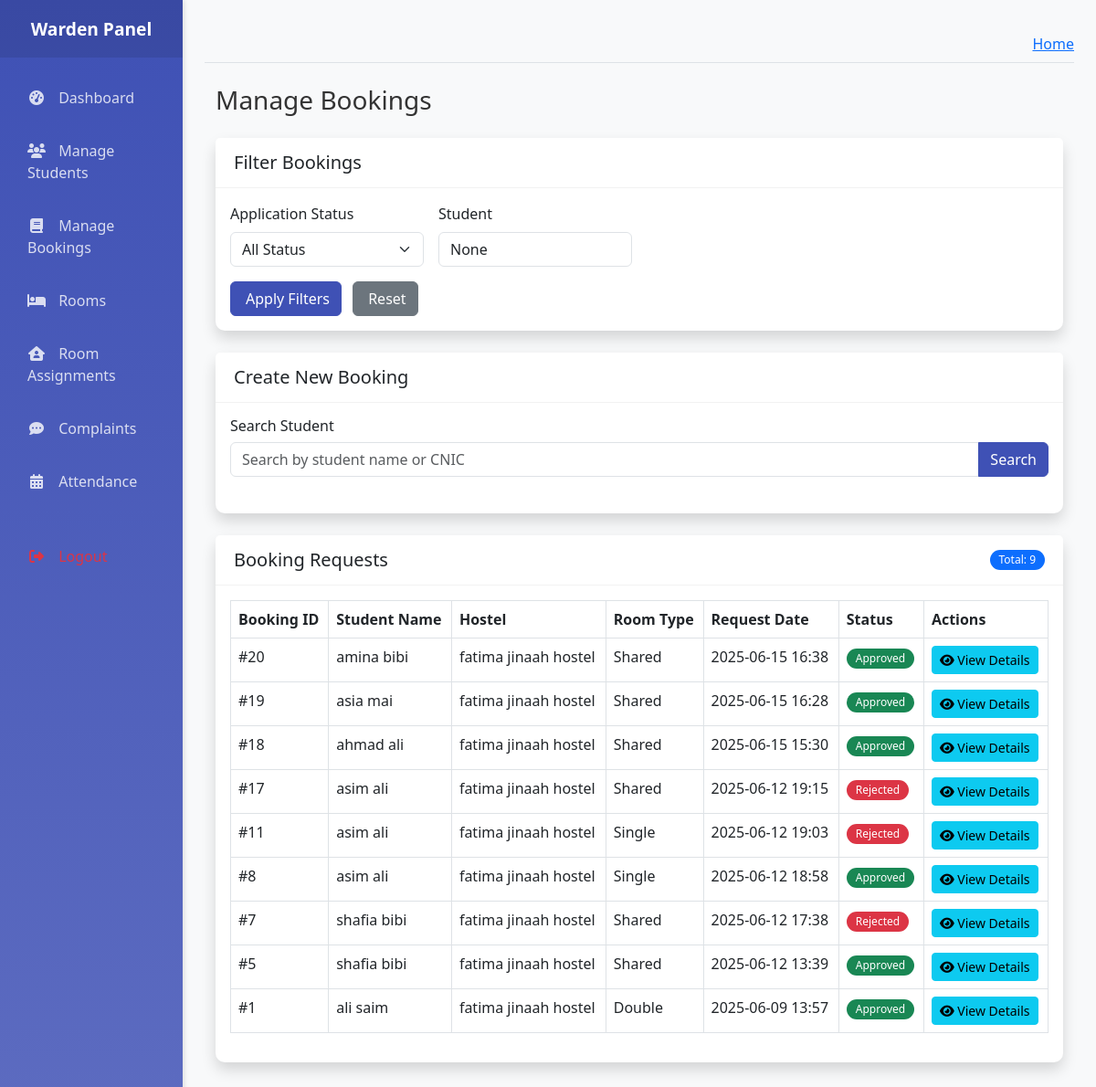
Page /warden/bookings/ (signed in) on the committed database.
### coustom_admin/models.py (models this page shows, shortened)
class BookingRequest(models.Model):
    STATUS_CHOICES = [
        ('Pending', 'Pending'),
        ('Approved', 'Approved'),
        ('Rejected', 'Rejected'),
        ('Cancelled', 'Cancelled'),
        ('Completed', 'Completed')
    ]
    student = models.ForeignKey(User, on_delete=models.CASCADE, related_name='bookings')
    hostel = models.ForeignKey('Hostels', on_delete=models.CASCADE, related_name='bookings')
    room_type = models.CharField(max_length=20, choices=[
        ('Single', 'Single'),
        ('Double', 'Double'),
        ('Shared', 'Shared')
    ])
    status = models.CharField(max_length=20, choices=STATUS_CHOICES, default='Pending')
    check_in_date = models.DateField()
    check_out_date = models.DateField(null=True, blank=True)
    request_date = models.DateTimeField(auto_now_add=True, help_text='When the booking was requested')
    class Meta:
        constraints = [
            models.UniqueConstraint(
                fields=['student'],
                condition=Q(status='Pending') | Q(status='Approved'),
                name='unique_active_booking_per_student'
            )
        ]
    updated_at = models.DateTimeField(auto_now=True)
    admin_notes = models.TextField(blank=True, null=True)
    class Meta:
        ordering = ['-request_date']

class Hostels(models.Model):
    name = models.CharField(max_length=100)
    address = models.TextField(max_length=250)
    gender = models.CharField(default="Male", choices=[('Male', 'Male'), ('Female', 'Female')])
    contact_number = models.CharField(max_length=11)
    total_floors = models.IntegerField()
    description = models.TextField(blank=True, null=True)
    created_at = models.DateTimeField(auto_now_add=True)
    def __str__(self):
        return self.name

### warden/views.py (the view)
# urls.py: path('bookings/', views.manage_booking, name='manage_booking'),
@login_required
def manage_booking(request):
    def is_student(user):
        return hasattr(user, 'student')
    if is_student(request.user):
        bookings = BookingRequest.objects.filter(student=request.user.student.user).select_related('student')
    else:
        bookings = BookingRequest.objects.all().select_related('student')
        if hasattr(request.user, 'warden_profile'):
            warden_profile = request.user.warden_profile
            assigned_hostel = HostelWardens.objects.filter(warden=warden_profile).first()
            if assigned_hostel:
                bookings = bookings.filter(hostel=assigned_hostel.hostel)
    status_filter = request.GET.get('status')
    if status_filter:
        bookings = bookings.filter(status=status_filter)
    search_query = request.GET.get('search')
    if search_query:
        bookings = bookings.filter(
            Q(student__first_name__icontains=search_query) |
            Q(student__last_name__icontains=search_query) |
            Q(student__email__icontains=search_query)
        )
    status_counts = bookings.values('status').annotate(count=Count('status'))
    hostels_data_queryset = Hostels.objects.prefetch_related(
        Prefetch('roomtyperate_set',
                queryset=RoomTypeRate.objects.all().only('room_type', 'per_head_rent'),
                to_attr='room_types')
    ).all()
    hostels_data = []
    for hostel in hostels_data_queryset:
        hostel_data = {
            'id': hostel.id,
            'name': hostel.name,
            'room_types': [
                {
                    'room_type': rt.room_type,
                    'per_head_rent': float(rt.per_head_rent) if rt.per_head_rent else 0.0
                } for rt in hostel.room_types
            ]
        }
        hostels_data.append(hostel_data)
    hostels_json = mark_safe(json.dumps(hostels_data, ensure_ascii=False))
    context = {
        'bookings': bookings.order_by('-request_date'),
        'status_counts': {item['status']: item['count'] for item in status_counts},
        'total_bookings': bookings.count(),
        'hostels': hostels_data_queryset,  # Pass the QuerySet for template iteration
        'hostels_json': hostels_json,  # Pass the JSON string for JavaScript
        'today': date.today(),    # For setting min date on date picker
        'status_filter': status_filter,
        'search_query': search_query,
    }
    return render(request, 'warden/warden_managebookings.html', context)

### warden/templates/warden/warden_managebookings.html (shortened to what this page needs)
{% extends 'warden/warden_base.html' %}
{% load static %}
{% block content %}
<div class="container-fluid mt-4">
    <h1 class="h3 mb-4 text-gray-800">Manage Bookings</h1>
    <div class="card shadow mb-4">
        <div class="card-header">
            <h5 class="card-title mb-0">Filter Bookings</h5>
        </div>
        <div class="card-body">
            <form method="GET" class="row g-3" id="filterForm">
                <div class="col-md-3 col-sm-6">
                    <label for="status" class="form-label">Application Status</label>
                    <select class="form-select" id="status" name="status">
                        <option value="">All Status</option>
                    </select>
                </div>
                <div class="col-md-3 col-sm-12">
                    <label for="search" class="form-label">Student</label>
                    <input type="text" class="form-control" id="search" name="search"
                           placeholder="Search by student name" value="{{ search_query }}">
                </div>
                <div class="col-12">
                    <button type="submit" class="btn btn-primary me-2" id="filterButton">
                         Apply Filters
                    </button>
                    <a href="{% url 'manage_booking' %}" class="btn btn-secondary">
                         Reset
                    </a>
                </div>
            </form>
        </div>
    </div>
    <div class="card shadow mb-4">
        <div class="card-header">
            <h5 class="card-title mb-0">Create New Booking</h5>
        </div>
        <div class="card-body">
            <div class="mb-4">
                <h6>Search Student</h6>
                <div class="input-group">
                    <input type="text" id="studentSearch" class="form-control" placeholder="Search by student name or CNIC">
                    <button class="btn btn-primary" type="button" id="searchStudentBtn">
                         Search
                    </button>
                </div>
            </div>
        </div>
    </div>
    <div class="card shadow mb-4">
        <div class="card-header d-flex justify-content-between align-items-center">
            <h5 class="card-title mb-0">Booking Requests</h5>
            <span class="badge bg-primary">Total: {{ total_bookings }}</span>
        </div>
        <div class="card-body">
            <div class="table-responsive">
                <table class="table table-bordered table-hover" id="bookingsTable" width="100%" cellspacing="0">
                    <thead>
                        <tr>
                            <th>Booking ID</th>
                            <th>Student Name</th>
                            <th>Hostel</th>
                            <th>Room Type</th>
                            <th>Request Date</th>
                            <th>Status</th>
                            <th>Actions</th>
                        </tr>
                    </thead>
                    <tbody>
                        {% for booking in bookings %}
                        <tr>
                            <td>#{{ booking.id }}</td>
                            <td>{{ booking.student.get_full_name }}</td>
                            <td>{{ booking.hostel.name }}</td>
                            <td>{{ booking.room_type }}</td>
                            <td>{{ booking.request_date|date:"Y-m-d H:i" }}</td>
                            <td>
                                {% if booking.status == 'Pending' %}
                                    <span class="badge bg-warning">Pending</span>
                                {% elif booking.status == 'Approved' %}
                                    <span class="badge bg-success">Approved</span>
                                {% else %}
                                    <span class="badge bg-danger">Rejected</span>
                                {% endif %}
                            </td>
                            <td>
                                {% if booking.status == 'Pending' %}
                                    <button type="button" class="btn btn-success btn-sm approve-btn" data-bs-toggle="modal" data-bs-target="#approveModal" data-booking-id="{{ booking.id }}">
                                        <i class="fas fa-check"></i> Approve
                                    </button>
                                    <button type="button" class="btn btn-danger btn-sm reject-btn" data-bs-toggle="modal" data-bs-target="#rejectModal" data-booking-id="{{ booking.id }}">
                                        <i class="fas fa-times"></i> Reject
                                    </button>
                                {% else %}
                                    <button type="button" class="btn btn-info btn-sm" data-bs-toggle="modal" data-bs-target="#viewDetailsModal{{ booking.id }}">
                                        <i class="fas fa-eye"></i> View Details
                                    </button>
                                {% endif %}
                            </td>
                        </tr>
                        {% endfor %}
                    </tbody>
                </table>
            </div>
        </div>
    </div>
</div>
{% endblock content %}

### warden/templates/warden/warden_base.html (style rules this page uses)
:root { --primary-color: #3f51b5; --secondary-color: #5c6bc0; --accent-color: #ff4081; --light-gray: #f5f5f5; --dark-gray: #333; }
body { font-family: 'Segoe UI', Tahoma, Geneva, Verdana, sans-serif; background-color: #f8f9fa; color: #333; }
.card { border: none; border-radius: 10px; box-shadow: 0 2px 10px rgba(0, 0, 0, 0.05); margin-bottom: 20px; transition: transform 0.3s, box-shadow 0.3s; }
.card-header { background-color: white; border-bottom: 1px solid rgba(0, 0, 0, 0.05); font-weight: 600; padding: 15px 20px; }
.btn-primary { background-color: var(--primary-color); border-color: var(--primary-color); }
.badge { padding: 5px 10px; font-weight: 500; border-radius: 20px; }

### rows in the picture
BookingRequest: id "20", student.get_full_name "amina bibi", hostel.name "fatima jinaah hostel", room_type "Shared", request_date "2025-06-15 16:38", status "Approved"
BookingRequest: id "19", student.get_full_name "asia mai", hostel.name "fatima jinaah hostel", room_type "Shared", request_date "2025-06-15 16:28", status "Approved"
BookingRequest: id "18", student.get_full_name "ahmad ali", hostel.name "fatima jinaah hostel", room_type "Shared", request_date "2025-06-15 15:30", status "Approved"
BookingRequest: id "17", student.get_full_name "asim ali", hostel.name "fatima jinaah hostel", room_type "Shared", request_date "2025-06-12 19:15", status "Rejected"
BookingRequest: id "11", student.get_full_name "asim ali", hostel.name "fatima jinaah hostel", room_type "Single", request_date "2025-06-12 19:03", status "Rejected"
BookingRequest: id "8", student.get_full_name "asim ali", hostel.name "fatima jinaah hostel", room_type "Single", request_date "2025-06-12 18:58", status "Approved"
BookingRequest: id "7", student.get_full_name "shafia bibi", hostel.name "fatima jinaah hostel", room_type "Shared", request_date "2025-06-12 17:38", status "Rejected"
BookingRequest: id "5", student.get_full_name "shafia bibi", hostel.name "fatima jinaah hostel", room_type "Shared", request_date "2025-06-12 13:39", status "Approved"
BookingRequest: id "1", student.get_full_name "ali saim", hostel.name "fatima jinaah hostel", room_type "Double", request_date "2025-06-09 13:57", status "Approved"

### other values in the picture
{{ total_bookings }} "9"
